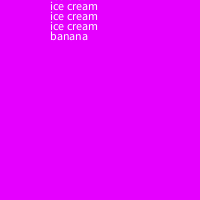
Frame 1 (no input)
Frame 60 (the mouse pressed at the canvas centre just before this capture): identical to frame 1, image omitted
Frame 120 (the mouse held since frame 60 and released just before this capture): identical to frame 1, image omitted

The Processing sketch that drew this single still picture (run headless with seeded random() and noise(); from frame 60 on, the mouse is pressed at the canvas centre):

// Processing sketch: Banana_Split
// ── Banana_Split.pde
int tim = 3;

void setup(){
size (200,200);
background(#E500FF);
if (tim > 0 ){
for(int i=0;i<4;i++){
text("ice cream", 50,i*10);}}
tim --;
text ("banana", 50,40 );
tim --;}
void draw (){
}
